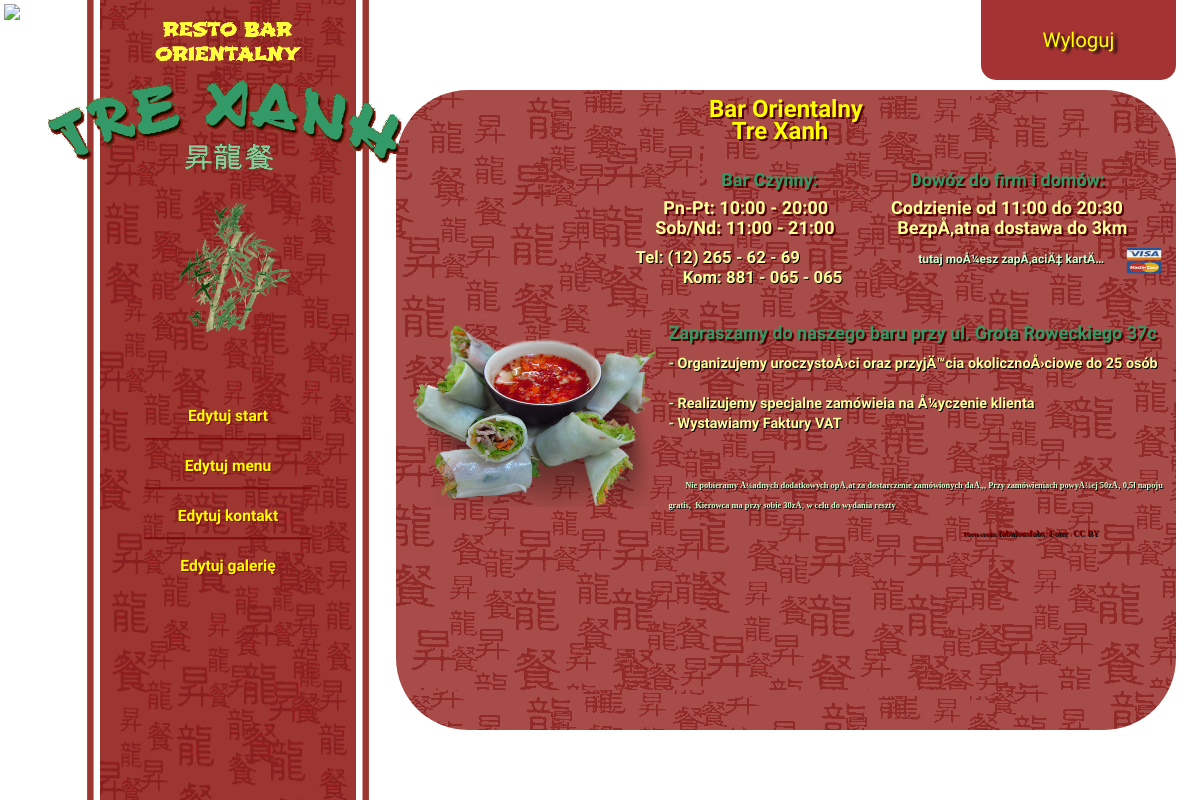
The app's page /admin/index.php (signed in) with its own data.
### tables this page shows
CREATE TABLE IF NOT EXISTS `special` (
  `id` int(11) NOT NULL,
  `name` varchar(255) NOT NULL,
  `content` text NOT NULL
);

### app/model/base-model.php (called while the page is built, shortened)
<?php
include_once($_SERVER['DOCUMENT_ROOT']."/app/model/database-manager.php");
class BaseModel
{
	protected $pageData;
	public function __construct()
	{
		$this->databaseManager = new DataBaseManager();
	}
	public function display($page)
	{
		include($_SERVER['DOCUMENT_ROOT']."/app/views/".$page."-view.php");
	}
	public function getPageData()
	{
		return $this->pageData;
	}
}
?>

### admin/index.php (called while the page is built, shortened)
<?php
include($_SERVER['DOCUMENT_ROOT']."/app/controllers/admin-controller.php");
?>

### app/model/admin-model.php (called while the page is built, shortened)
<?php
include_once($_SERVER['DOCUMENT_ROOT']."/app/model/base-model.php");
include_once($_SERVER['DOCUMENT_ROOT']."/app/model/article.php");
class AdminModel extends BaseModel
{
	public function loadIndex()
	{
		$this->pageData = $this->databaseManager->getSpecialById(1);
	}
}
?>

### conf/db.conf.php (called while the page is built)
<?php
$databaseConfig = array();
$databaseConfig["server"] = "localhost";
$databaseConfig["login"] = "root";
$databaseConfig["password"] = "";
$databaseConfig["databaseName"] = "quoc";
?>

### app/model/database-manager.php (called while the page is built, shortened)
<?php
include_once($_SERVER['DOCUMENT_ROOT']."/app/model/article.php");
include_once($_SERVER['DOCUMENT_ROOT']."/conf/db.conf.php");
class databaseManager{
	private $databaseName;
	private $databaseConnection;
	private $server;
	private $login;
	private $password;
	public function __construct(){
		global $databaseConfig;
		$this->server = $databaseConfig["server"];
		$this->login = $databaseConfig["login"];
		$this->password = $databaseConfig["password"];
		$this->databaseName = $databaseConfig["databaseName"];
	}
	public function connect(){
	$this->databaseConnection = new mysqli($this->server,$this->login,$this->password,$this->databaseName);
	}
	public function getSpecialById($id){
		$query = "select * from special where id = '$id'";
		if(!$result = $this->databaseConnection->query($query)){
			die('<script type="application/javascript"> alert("Nie uda³o siê wykonaæ zapytania [' . $this->databaseConnection->error . ']");</script>');
				}
		if($row = $result->fetch_assoc())
			return new Article($row['id'],$row['name'],$row['content']);
		else return
			new Article();
	}
}
?>

### app/model/article.php (called while the page is built, shortened)
<?php
class Article
{
	private $content;
	public function __construct($id="",$name="", $content = "")
	{
		$this->content = $content;
	}
	public function getContent()
	{
		return $this->content;
	}
}
?>

### app/views/index-admin-view.php (the view)
<?php include($_SERVER['DOCUMENT_ROOT']."/app/views/header-admin-view.php"); ?>
		<div id="content">
		<?php echo($this->getPageData()->getContent()); ?>
		</div>
<?php include($_SERVER['DOCUMENT_ROOT']."/app/views/footer-view.php"); ?>

### static/styles/style1.css (style rules this page uses)
html { width:100%; height: 100%; }
a { text-decoration: none ; color:black; font-size:0.7vmax }
a:link { text-decoration: none ; color:black; font-size:0.7vmax }
body { width:100%; height:100%; margin:0; padding:0; background: url(/static/images/tlo2.jpg) no-repeat center center; background-attachment: fixed; -webkit-background-size: cover; -moz-background-size: cover; -o-background-size: cover; background-size: cover; overflow-x:hidden; }
h1 { font-family: 'Shojumaru', sans-serif; text-align: center; color: white; font-weight: bold; font-size:2.5vmax; }
p { text-align:center; color: #F0F0F0 ; font-weight: bold; font-size:1.4vmax; font-family: 'Shojumaru', sans-serif; margin:0.5em; }
#content { width:100%; min-height: 80%; padding: 0; margin-top: 11.5%; margin-bottom: 1%; margin-right:6%; background: rgb(146, 32, 27); background: rgba(146, 32, 27, 0.8); background-image: url(/static/images/content.png); -webkit-border-radius: 28; -moz-border-radius: 28; border-radius: 6vmax; overflow-y:hidden; }

### records on screen
special: content "Bar Orientalny Tre Xanh Bar Czynny: Dowóz do firm i domów: Pn-Pt: 10:00 - 20:00 Codzienie od 11:00 do 20:30 Sob/Nd: 11:00 - 21:00 BezpÅ‚atna dostawa do 3km Tel: (12) 265 - 62 - 69 tutaj moÅ¼esz zapÅ‚aciÄ‡ kartÄ… Kom: 881 - 065 - 065 Zapraszamy do naszego baru przy ul. Grota Roweckiego 37c - Organizujemy uroczystoÅ›ci oraz przyjÄ™cia okolicznoÅ›ciowe do 25 osób - Realizujemy specjalne zamówieia na Å¼yczenie klienta - Wystawiamy Faktury VAT Nie pobieramy Å¼adnych dodatkowych opÅ‚at za dostarczenie zamówionych daÅ„, Przy zamówieniach powyÅ¼ej 50zÅ‚ 0,5l napoju gratis, Kierowca ma przy sobie 30zÅ‚ w celu do wydania reszty Photo credit: fabulousfabs / Foter / CC BY", content (picture)
